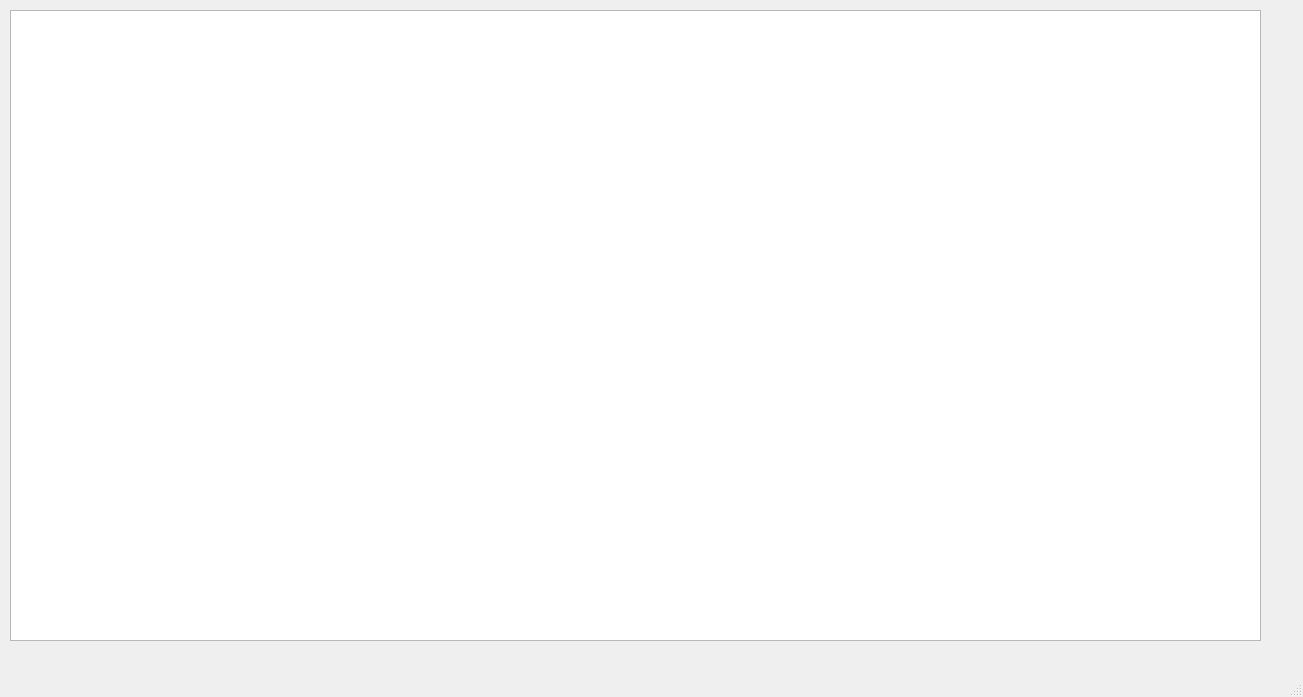
<?xml version="1.0" encoding="UTF-8"?>
<ui version="4.0">
 <class>MainWindow</class>
 <widget class="QMainWindow" name="MainWindow">
  <property name="geometry">
   <rect>
    <x>0</x>
    <y>0</y>
    <width>1303</width>
    <height>697</height>
   </rect>
  </property>
  <property name="windowTitle">
   <string>MainWindow</string>
  </property>
  <widget class="QWidget" name="centralwidget">
   <widget class="QTableView" name="resultsTable">
    <property name="geometry">
     <rect>
      <x>10</x>
      <y>10</y>
      <width>1251</width>
      <height>631</height>
     </rect>
    </property>
    <attribute name="horizontalHeaderCascadingSectionResizes">
     <bool>false</bool>
    </attribute>
    <attribute name="horizontalHeaderMinimumSectionSize">
     <number>39</number>
    </attribute>
    <attribute name="horizontalHeaderDefaultSectionSize">
     <number>300</number>
    </attribute>
    <attribute name="horizontalHeaderStretchLastSection">
     <bool>true</bool>
    </attribute>
    <attribute name="verticalHeaderStretchLastSection">
     <bool>false</bool>
    </attribute>
   </widget>
  </widget>
  <widget class="QMenuBar" name="menubar">
   <property name="geometry">
    <rect>
     <x>0</x>
     <y>0</y>
     <width>1303</width>
     <height>21</height>
    </rect>
   </property>
  </widget>
  <widget class="QStatusBar" name="statusbar"/>
 </widget>
 <resources/>
 <connections/>
</ui>
